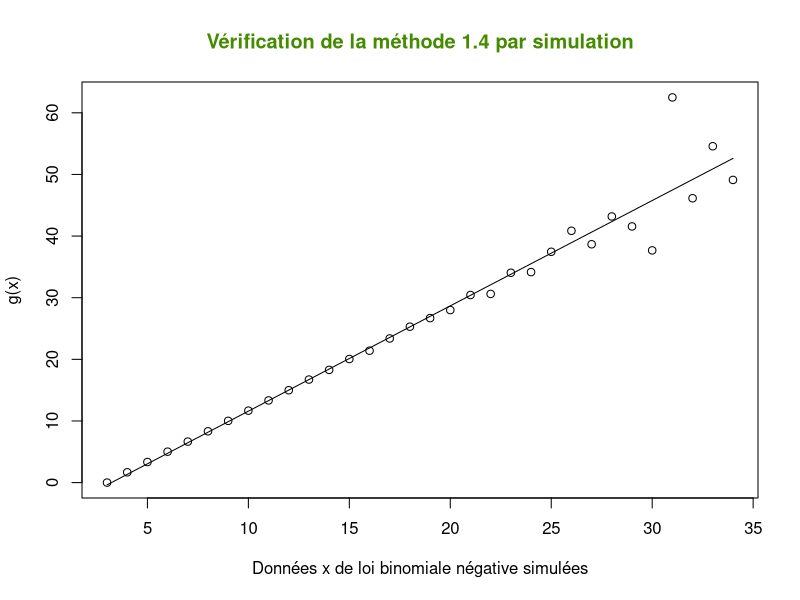

The R source for this figure:
# Partie 1 - Question 4
# Estimations graphiques de la loi binomiale négative

# Simulation d'un grand jeu de données de rnbinom(nb_mesures, r, p)
p_r = 4
p_p = 0.4

donnees = rnbinom(1000000, p_r, p_p) + p_r
donnees_ord = sort(donnees)

# FONCTION
repartition <- function(echantillon) {
  table_d = c()
  
  for (i in 1:max(echantillon)) {
    table_d[i] = as.double(length(echantillon[echantillon == i]))
  }
  
  print(table_d)
  return(table_d)
}

# FONCTION
g <- function(echantillon, table_d) {
  table_g = c()
  ensemble_i= c()
  
  for (i in 1:max(echantillon)) {
    if (!is.na(table_d[i + 1]) & table_d[i + 1] > 0) {
      table_g = c(table_g, i * table_d[i] / table_d[i + 1])
      ensemble_i = c(ensemble_i, i)
    }
  }
  
  return(list(table_g, ensemble_i))
}


# Dessin du nuage de points (x, g(x))
graphe_probabilites <- function(echantillon, r, p) {
  table_d = repartition(echantillon)
  axes = g(echantillon, table_d)
  
  table_g = head(axes[[1]], -length(axes[[1]])/5)
  ensemble_i = head(axes[[2]], -length(axes[[2]])/5)
  
  plot(ensemble_i, table_g, xlab="Données x de loi binomiale négative simulées", ylab="g(x)")
  title("Vérification de la méthode 1.4 par simulation", col.main="chartreuse4")
  
  # Application de la régression linéaire
  abs = ensemble_i
  ord = table_g
  reg = lm(ord~abs)
  lines(abs, fitted.values(reg))
  
  # Estimation de pg2 et pg3
  a = reg$coefficients[2]
  b = reg$coefficients[1]
  
  pg2 = 1 - (1/a)
  pg3 = 1 - (1 - r)/b
  
  # Renvoi des résultats
  return(list(pg2, pg3))
}

resultat = graphe_probabilites(donnees_ord, p_r, p_p)
pg2 = resultat[[1]][1]
pg3 = resultat[[2]][1]

# Coefficients
print(pg2)
print(pg3)